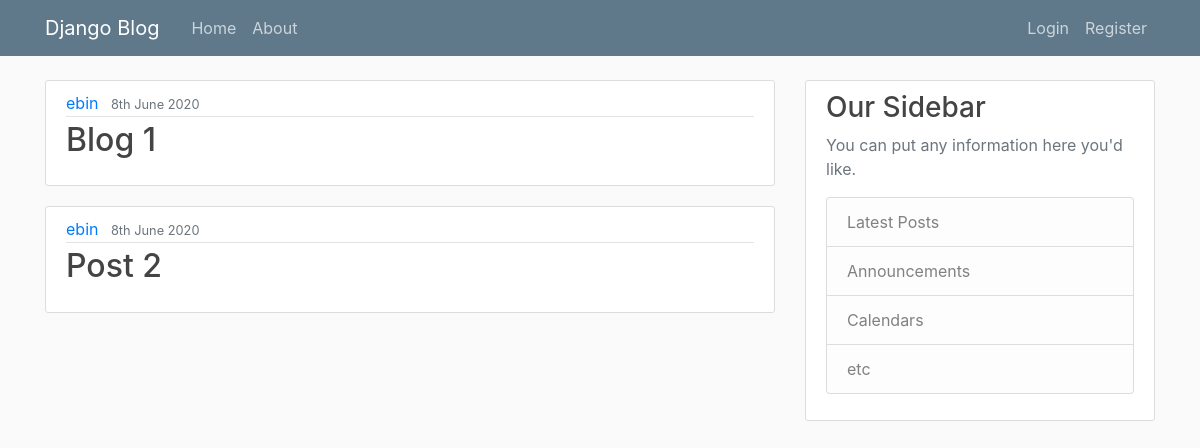
The page / on the database its author committed.
### blog/models.py (models this page shows, shortened)
class Post(models.Model):
    title = models.CharField(max_length=100)
    content = models.TextField()
    date_posted = models.DateTimeField(default=timezone.now)
    author = models.ForeignKey(User,on_delete=models.CASCADE)

### blog/views.py (the view)
# urls.py: path('', views.home,name='blog-home'),
def home(request):
    context={
        'posts':Post.objects.all()
    }
    return render(request,'blog/home.html',context)

### blog/templates/blog/home.html (shortened to what this page needs)
{% extends 'blog/base.html' %}
{% block content %}
   {% for post in posts %}
   <article class="media content-section">
    <div class="media-body">
      <div class="article-metadata">
        <a class="mr-2" href="#">{{ post.author }}</a>
        <small class="text-muted">{{ post.date_posted | date:'jS F Y' }}</small>
      </div>
      <h2><a class="article-title" href="#">{{ post.title }}</a></h2>
    </div>
  </article>
   {% endfor %}
{% endblock content %}

### blog/static/blog/main.css (style rules this page uses)
body { background: #fafafa; color: #333333; margin-top: 5rem; }
h1, h2, h3, h4, h5, h6 { color: #444444; }
.content-section { background: #ffffff; padding: 10px 20px; border: 1px solid #dddddd; border-radius: 3px; margin-bottom: 20px; }
.article-title { color: #444444; }
.article-metadata { padding-bottom: 1px; margin-bottom: 4px; border-bottom: 1px solid #e3e3e3 }

### rows shown on the page
Post: author "ebin", date_posted "8th June 2020", title "Blog 1"
Post: author "ebin", date_posted "8th June 2020", title "Post 2"
